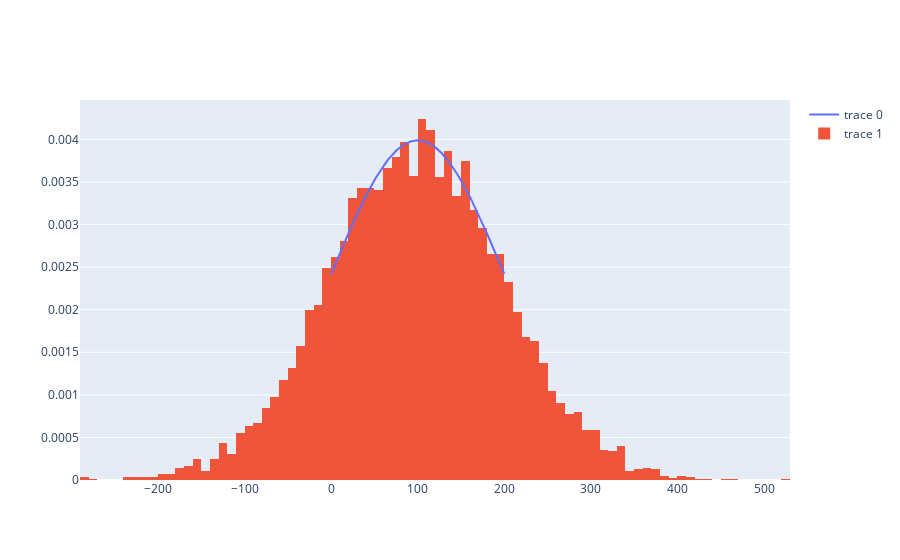

Notebook code for this chart:
### Code cell
mu = 100
sigma = 100
x = np.linspace(0,200,1000)
y=univariate_normal(x,mu,sigma)
s = np.random.normal(mu, sigma, 10000)
fig = go.Figure()
fig.add_trace(go.Scatter(x=x,y=y,mode ='lines'))
fig.add_trace(go.Histogram(x=s,histnorm='probability density'))
fig.show()

### Figure 1 — Plotly figure (JSON) as saved in the notebook; plotly's stock layout.template omitted (floating-point values rounded to 4 significant figures; data arrays with more than 128 entries replaced by an {"elided": "..."} marker saying what was removed)
{"data": [{"mode": "lines", "type": "scatter", "x": {"elided": "1000 float values"}, "y": {"elided": "1000 float values"}}, {"histnorm": "probability density", "type": "histogram", "x": {"elided": "10000 float values"}}], "layout": {"autosize": true, "xaxis": {"autorange": true, "range": [-290, 530], "type": "linear"}, "yaxis": {"autorange": true, "range": [0, 0.004463], "type": "linear"}}}
